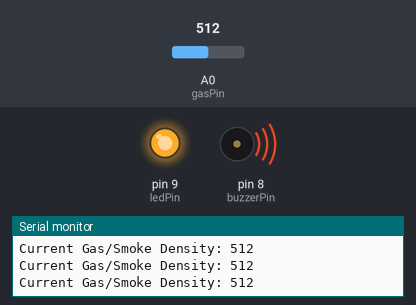
Bench run of a sketch on a simulated Arduino Uno, built with avr-gcc and run on an emulated ATmega328P. Shown: output pins drawn as LEDs (lit = HIGH), buzzer (waves = sounding), the last lines printed to the serial monitor. The test bench sets the inputs (shaded band); at power-on: A0 (gasPin) = 512.

Above: at 1.2 s.
1.3 s: A0 (gasPin) set to 365
2.8 s: A0 (gasPin) set to 333
At 4.0 s:
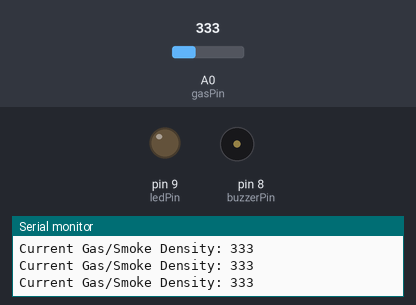
4.3 s: A0 (gasPin) set to 360
At 5.3 s:
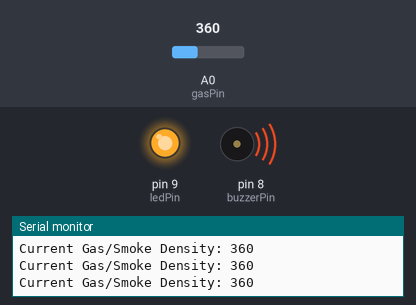
5.8 s: A0 (gasPin) set to 340
At 6.6 s:
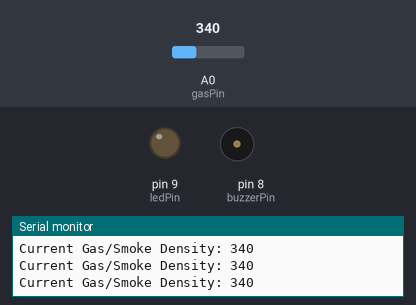
Timing chart, 0 to 8.3 s (numbered marks = the images above; inputs shaded):
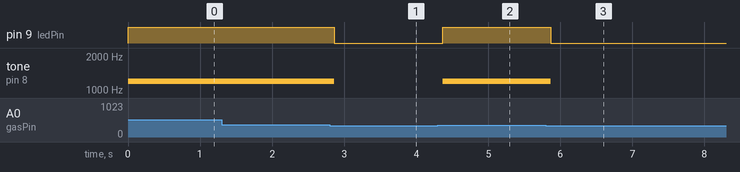

The sketch:

gas_sensor_project1.ino
```cpp
// Automated Fire and Smoke Detection Framework
const int gasPin = A0;   // Gas sensor module analog output
const int buzzerPin = 8; // Alarm piezo buzzer digital output
const int ledPin = 9;    // Red safety status LED indicator
int threshold = 350;     // Defined safe air threshold level
void setup() {
  pinMode(gasPin, INPUT);
  pinMode(buzzerPin, OUTPUT);
  pinMode(ledPin, OUTPUT);
  Serial.begin(9600);    // Initialization for debug stream
}
void loop() {
  int gasValue = analogRead(gasPin);
  Serial.print("Current Gas/Smoke Density: ");
  Serial.println(gasValue);
  if (gasValue > threshold) {
    digitalWrite(ledPin, HIGH);   // Fire hazard indicator ON
    tone(buzzerPin, 1200);        // Sound active alert (1200Hz)
  } else {
    digitalWrite(ledPin, LOW);    // Status normal
    noTone(buzzerPin);            // Silence buzzer output
  }
  delay(150);                     // Sample polling stabilizer interval
}
```

Measured:
- the behaviour switches between 351 and 350 on A0 (gasPin) (found by bisection; images 0 and 1)
- after the input at 2.8 s, pin 9 (ledPin): HIGH → LOW after 0.06 s; tone on pin 8 (buzzerPin): 1200 Hz → silent after 0.06 s
- after the input at 4.3 s, pin 9 (ledPin): LOW → HIGH after 0.07 s; tone on pin 8 (buzzerPin): silent → 1200 Hz after 0.07 s
- after the input at 5.8 s, pin 9 (ledPin): HIGH → LOW after 0.07 s; tone on pin 8 (buzzerPin): 1200 Hz → silent after 0.07 s
